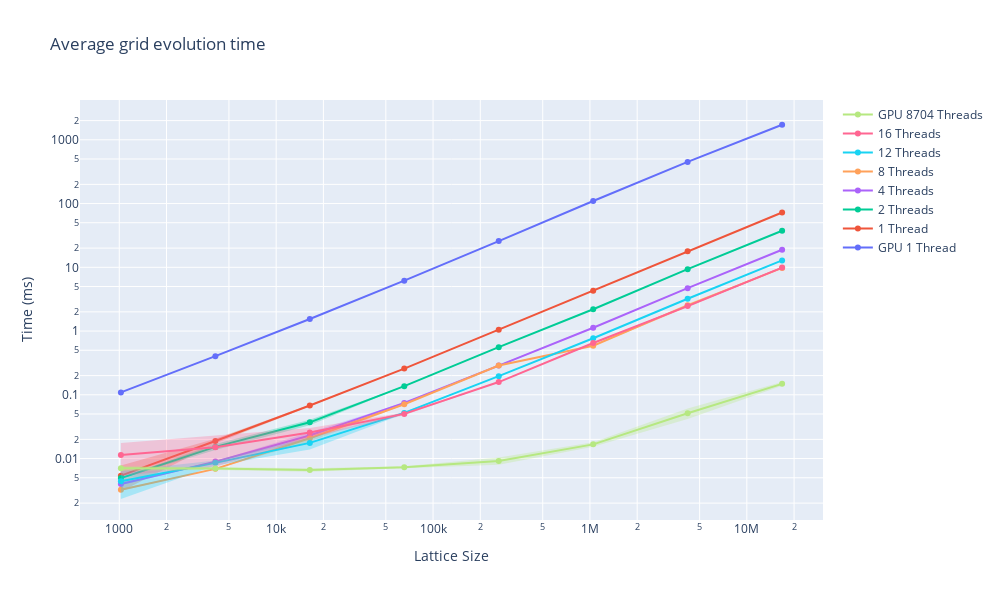

Write notebook code for a chart like this one.
### Code cell
fig = go.Figure()
for idx, (name, dfs, _) in enumerate(runs):
    df = pd.concat(dfs)
    df["size"] **= 2
    df["avgEvolveTime"] = df["avgEvolveTime"] / 1e6 # time is originally in ns

    add_mean_std_trace(fig, df, name, idx, "avgEvolveTime")

fig.update_layout(title="Average grid evolution time", xaxis_title='Lattice Size', yaxis_title="Time (ms)", width=plot_width, height=plot_height)
fig.update_xaxes(type="log")
fig.update_yaxes(type="log")
fig.show()

### Figure 1 — Plotly figure (JSON) as saved in the notebook; plotly's stock layout.template omitted (floating-point values rounded to 4 significant figures)
{"data": [{"line": {"color": "#636EFA"}, "mode": "lines+markers", "name": "GPU 1 Thread", "type": "scatter", "x": [1024, 4096, 16384, 65536, 262144, 1048576, 4194304, 16777216], "y": [0.1091, 0.4033, 1.544, 6.175, 25.77, 109.7, 449.7, 1722.0]}, {"line": {"width": 0}, "mode": "lines", "name": "GPU 1 Thread upper", "showlegend": false, "type": "scatter", "x": [1024, 4096, 16384, 65536, 262144, 1048576, 4194304, 16777216], "y": [null, null, null, null, null, null, null, null]}, {"fill": "tonexty", "fillcolor": "rgba(99, 110, 250, 0.30)", "line": {"width": 0}, "mode": "lines", "name": "GPU 1 Thread lower", "showlegend": false, "type": "scatter", "x": [1024, 4096, 16384, 65536, 262144, 1048576, 4194304, 16777216], "y": [null, null, null, null, null, null, null, null]}, {"line": {"color": "#EF553B"}, "mode": "lines+markers", "name": "1 Thread", "type": "scatter", "x": [1024, 4096, 16384, 65536, 262144, 1048576, 4194304, 16777216], "y": [0.005398, 0.01881, 0.06801, 0.2578, 1.051, 4.297, 17.86, 72.4]}, {"line": {"width": 0}, "mode": "lines", "name": "1 Thread upper", "showlegend": false, "type": "scatter", "x": [1024, 4096, 16384, 65536, 262144, 1048576, 4194304, 16777216], "y": [0.007757, 0.02037, 0.06975, 0.2588, 1.054, 4.306, 18.02, 72.71]}, {"fill": "tonexty", "fillcolor": "rgba(239, 85, 59, 0.30)", "line": {"width": 0}, "mode": "lines", "name": "1 Thread lower", "showlegend": false, "type": "scatter", "x": [1024, 4096, 16384, 65536, 262144, 1048576, 4194304, 16777216], "y": [0.003038, 0.01725, 0.06628, 0.2569, 1.048, 4.288, 17.71, 72.1]}, {"line": {"color": "#00CC96"}, "mode": "lines+markers", "name": "2 Threads", "type": "scatter", "x": [1024, 4096, 16384, 65536, 262144, 1048576, 4194304, 16777216], "y": [0.004934, 0.01525, 0.03699, 0.1368, 0.5583, 2.196, 9.352, 37.39]}, {"line": {"width": 0}, "mode": "lines", "name": "2 Threads upper", "showlegend": false, "type": "scatter", "x": [1024, 4096, 16384, 65536, 262144, 1048576, 4194304, 16777216], "y": [0.004998, 0.01688, 0.04075, 0.1381, 0.5629, 2.201, 9.354, 37.4]}, {"fill": "tonexty", "fillcolor": "rgba(0, 204, 150, 0.30)", "line": {"width": 0}, "mode": "lines", "name": "2 Threads lower", "showlegend": false, "type": "scatter", "x": [1024, 4096, 16384, 65536, 262144, 1048576, 4194304, 16777216], "y": [0.004869, 0.01361, 0.03322, 0.1356, 0.5536, 2.191, 9.35, 37.39]}, {"line": {"color": "#AB63FA"}, "mode": "lines+markers", "name": "4 Threads", "type": "scatter", "x": [1024, 4096, 16384, 65536, 262144, 1048576, 4194304, 16777216], "y": [0.004001, 0.008958, 0.023, 0.07457, 0.2876, 1.128, 4.703, 18.88]}, {"line": {"width": 0}, "mode": "lines", "name": "4 Threads upper", "showlegend": false, "type": "scatter", "x": [1024, 4096, 16384, 65536, 262144, 1048576, 4194304, 16777216], "y": [0.004175, 0.009078, 0.02597, 0.0754, 0.2927, 1.133, 4.717, 18.92]}, {"fill": "tonexty", "fillcolor": "rgba(171, 99, 250, 0.30)", "line": {"width": 0}, "mode": "lines", "name": "4 Threads lower", "showlegend": false, "type": "scatter", "x": [1024, 4096, 16384, 65536, 262144, 1048576, 4194304, 16777216], "y": [0.003828, 0.008837, 0.02003, 0.07374, 0.2825, 1.123, 4.69, 18.83]}, {"line": {"color": "#FFA15A"}, "mode": "lines+markers", "name": "8 Threads", "type": "scatter", "x": [1024, 4096, 16384, 65536, 262144, 1048576, 4194304, 16777216], "y": [0.00324, 0.006892, 0.02083, 0.0712, 0.2882, 0.5882, 2.528, 9.776]}, {"line": {"width": 0}, "mode": "lines", "name": "8 Threads upper", "showlegend": false, "type": "scatter", "x": [1024, 4096, 16384, 65536, 262144, 1048576, 4194304, 16777216], "y": [0.003363, 0.006906, 0.02325, 0.07247, 0.2887, 0.5917, 2.684, 9.781]}, {"fill": "tonexty", "fillcolor": "rgba(255, 161, 90, 0.30)", "line": {"width": 0}, "mode": "lines", "name": "8 Threads lower", "showlegend": false, "type": "scatter", "x": [1024, 4096, 16384, 65536, 262144, 1048576, 4194304, 16777216], "y": [0.003117, 0.006878, 0.01842, 0.06994, 0.2877, 0.5848, 2.372, 9.77]}, {"line": {"color": "#19D3F3"}, "mode": "lines+markers", "name": "12 Threads", "type": "scatter", "x": [1024, 4096, 16384, 65536, 262144, 1048576, 4194304, 16777216], "y": [0.004391, 0.008556, 0.0176, 0.05202, 0.1961, 0.7714, 3.208, 12.84]}, {"line": {"width": 0}, "mode": "lines", "name": "12 Threads upper", "showlegend": false, "type": "scatter", "x": [1024, 4096, 16384, 65536, 262144, 1048576, 4194304, 16777216], "y": [0.006461, 0.009314, 0.02132, 0.05375, 0.1975, 0.7741, 3.217, 12.85]}, {"fill": "tonexty", "fillcolor": "rgba(25, 211, 243, 0.30)", "line": {"width": 0}, "mode": "lines", "name": "12 Threads lower", "showlegend": false, "type": "scatter", "x": [1024, 4096, 16384, 65536, 262144, 1048576, 4194304, 16777216], "y": [0.002321, 0.007798, 0.01388, 0.0503, 0.1947, 0.7687, 3.199, 12.83]}, {"line": {"color": "#FF6692"}, "mode": "lines+markers", "name": "16 Threads", "type": "scatter", "x": [1024, 4096, 16384, 65536, 262144, 1048576, 4194304, 16777216], "y": [0.01142, 0.01508, 0.02568, 0.05019, 0.1584, 0.65, 2.467, 9.903]}, {"line": {"width": 0}, "mode": "lines", "name": "16 Threads upper", "showlegend": false, "type": "scatter", "x": [1024, 4096, 16384, 65536, 262144, 1048576, 4194304, 16777216], "y": [0.01749, 0.0228, 0.03019, 0.05272, 0.1599, 0.6599, 2.497, 9.928]}, {"fill": "tonexty", "fillcolor": "rgba(255, 102, 146, 0.30)", "line": {"width": 0}, "mode": "lines", "name": "16 Threads lower", "showlegend": false, "type": "scatter", "x": [1024, 4096, 16384, 65536, 262144, 1048576, 4194304, 16777216], "y": [0.005353, 0.00736, 0.02117, 0.04765, 0.1569, 0.6401, 2.436, 9.878]}, {"line": {"color": "#B6E880"}, "mode": "lines+markers", "name": "GPU 8704 Threads", "type": "scatter", "x": [1024, 4096, 16384, 65536, 262144, 1048576, 4194304, 16777216], "y": [0.007019, 0.007008, 0.006644, 0.007286, 0.009177, 0.0167, 0.0514, 0.1486]}, {"line": {"width": 0}, "mode": "lines", "name": "GPU 8704 Threads upper", "showlegend": false, "type": "scatter", "x": [1024, 4096, 16384, 65536, 262144, 1048576, 4194304, 16777216], "y": [0.007673, 0.007408, 0.007061, 0.007564, 0.01039, 0.01801, 0.06095, 0.1585]}, {"fill": "tonexty", "fillcolor": "rgba(182, 232, 128, 0.30)", "line": {"width": 0}, "mode": "lines", "name": "GPU 8704 Threads lower", "showlegend": false, "type": "scatter", "x": [1024, 4096, 16384, 65536, 262144, 1048576, 4194304, 16777216], "y": [0.006364, 0.006607, 0.006226, 0.007008, 0.007966, 0.01539, 0.04185, 0.1387]}], "layout": {"height": 600, "title": {"text": "Average grid evolution time"}, "width": 1000, "xaxis": {"title": {"text": "Lattice Size"}, "type": "log"}, "yaxis": {"title": {"text": "Time (ms)"}, "type": "log"}}}
